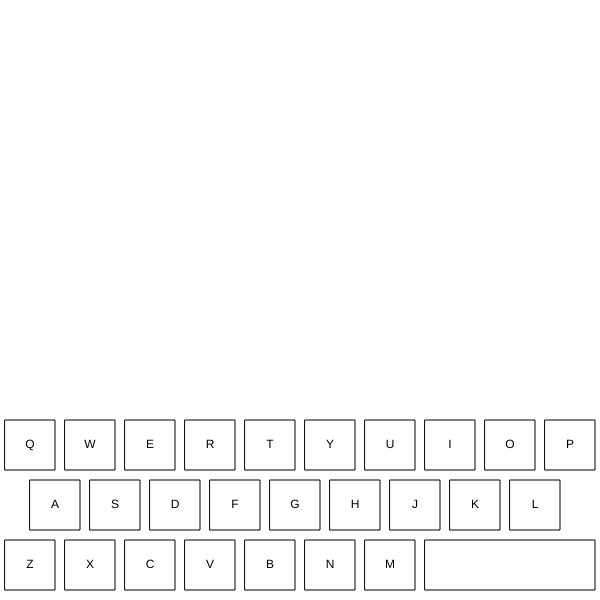
Frame 1 (no input)
Frame 60 (no input): identical to frame 1, image omitted
Frame 120 (the mouse pressed at the canvas centre since frame 60): identical to frame 1, image omitted

The p5.js sketch that drew this single still picture (run headless with seeded random() and noise() and a simulated clock; from frame 60 on, the mouse is pressed at the canvas centre):

// p5.js sketch
// ── sketch.js
const KEY_WIDTH = 50;
const SPACE_BAR_WIDTH = KEY_WIDTH * 3 + 20;
let keys = [
    { name: "Q", x: 5, y: 420 }, { name: "W", x: 65, y: 420},
    { name: "E", x: 125, y: 420}, { name: "R", x: 185, y: 420},
    { name: "T", x: 245, y: 420}, { name: "Y", x: 305, y: 420},
    { name: "U", x: 365, y: 420}, { name: "I", x: 425, y: 420},
    { name: "O", x: 485, y: 420}, { name: "P", x: 545, y: 420},
    { name: "A", x: 30, y: 480}, { name: "S", x: 90, y: 480},
    { name: "D", x: 150, y: 480}, { name: "F", x: 210, y: 480},
    { name: "G", x: 270, y: 480}, { name: "H", x: 330, y: 480},
    { name: "J", x: 390, y: 480}, { name: "K", x: 450, y: 480},
    { name: "L", x: 510, y: 480}, { name: "Z", x: 5, y: 540}, 
    { name: "X", x: 65, y: 540}, { name: "C", x: 125, y: 540},
    { name: "V", x: 185, y: 540}, { name: "B", x: 245, y: 540},
    { name: "N", x: 305, y: 540}, { name: "M", x: 365, y: 540}, 
    { name: " ", x: 425, y: 540}
];
let message = "";

function setup() {
    createCanvas(600, 600);
    textAlign(CENTER, CENTER);
    textWrap(CHAR);
}

function draw() {
    background(255);
    drawKeyboard();
    text(message, 20, 20, width - 40, 380);
}

function mouseClicked() {
    type();
}

/**
 * Adds a pressed key to the message.
 */
function type() {
    if (mouseY >= keys[0].y && mouseY <= keys[keys.length - 1].y + KEY_WIDTH) {
        for (let k of keys) {
            if (mouseOverKey(k)) {
                message = message + k.name;
            }
        }
    }
}

/**
 * Checks if the mouse if over a particular key on the keyboard.
 * @param {Object} keyObj An object literal describing a key in the keyboard
 * @param {string} keyObj.name The character typed when the key is pressed
 * @param {number} keyObj.x The x coordinate of the key
 * @param {number} keyObj.y The y coordinate of the key
 * @returns {boolean} True if the mouse is over the key, false otherwise.
 */
function mouseOverKey(keyObj) {
    let keyWidth = KEY_WIDTH;
    if (keyObj.name === " ") {
        keyWidth = SPACE_BAR_WIDTH;
    }
    return mouseX >= keyObj.x && mouseX <= keyObj.x + keyWidth
            && mouseY >= keyObj.y && mouseY <= keyObj.y + KEY_WIDTH;
}

/**
 * Draws the keyboard
 */
function drawKeyboard() {
    for (let k of keys) {
        if (k.name === " ") {
            rect(k.x, k.y, SPACE_BAR_WIDTH, KEY_WIDTH);
        } else {
            square(k.x, k.y, KEY_WIDTH);
        }
        text(k.name, k.x, k.y, KEY_WIDTH, KEY_WIDTH);
    }
}
// ── exercise1-4.html
<!DOCTYPE html>
<html lang="en">
  <head>
    <meta charset="utf-8" />
    <meta name="viewport" content="width=device-width, initial-scale=1.0">

    <title>PDM1 - W6P1 - Exercise 1.4</title>

    <link href="https://cdn.jsdelivr.net/npm/bootstrap@5.3.1/dist/css/bootstrap.min.css" rel="stylesheet" integrity="sha384-4bw+/aepP/YC94hEpVNVgiZdgIC5+VKNBQNGCHeKRQN+PtmoHDEXuppvnDJzQIu9" crossorigin="anonymous">
    <link rel="stylesheet" type="text/css" href="./lib/main-styles.css">
    <script src="https://cdn.jsdelivr.net/npm/bootstrap@5.3.1/dist/js/bootstrap.bundle.min.js" integrity="sha384-HwwvtgBNo3bZJJLYd8oVXjrBZt8cqVSpeBNS5n7C8IVInixGAoxmnlMuBnhbgrkm" crossorigin="anonymous"></script>
    <script src="./lib/p5.js"></script>
  </head>

  <body>
    <h1>Exercise 1.4 - Solution</h1>
    <script src="sketch.js"></script>
  </body>
</html>
